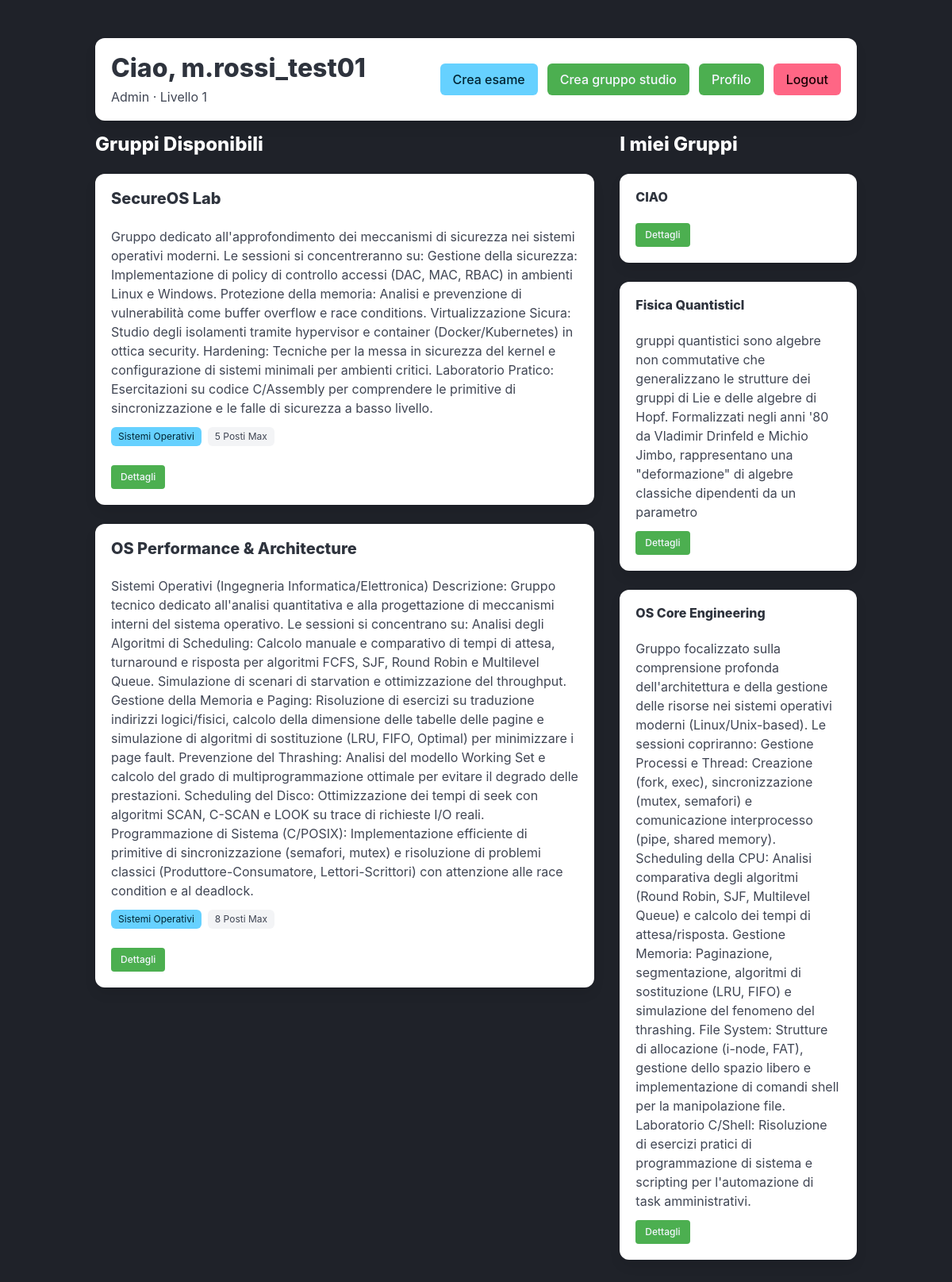
The app's page /home/ (signed in), older data.
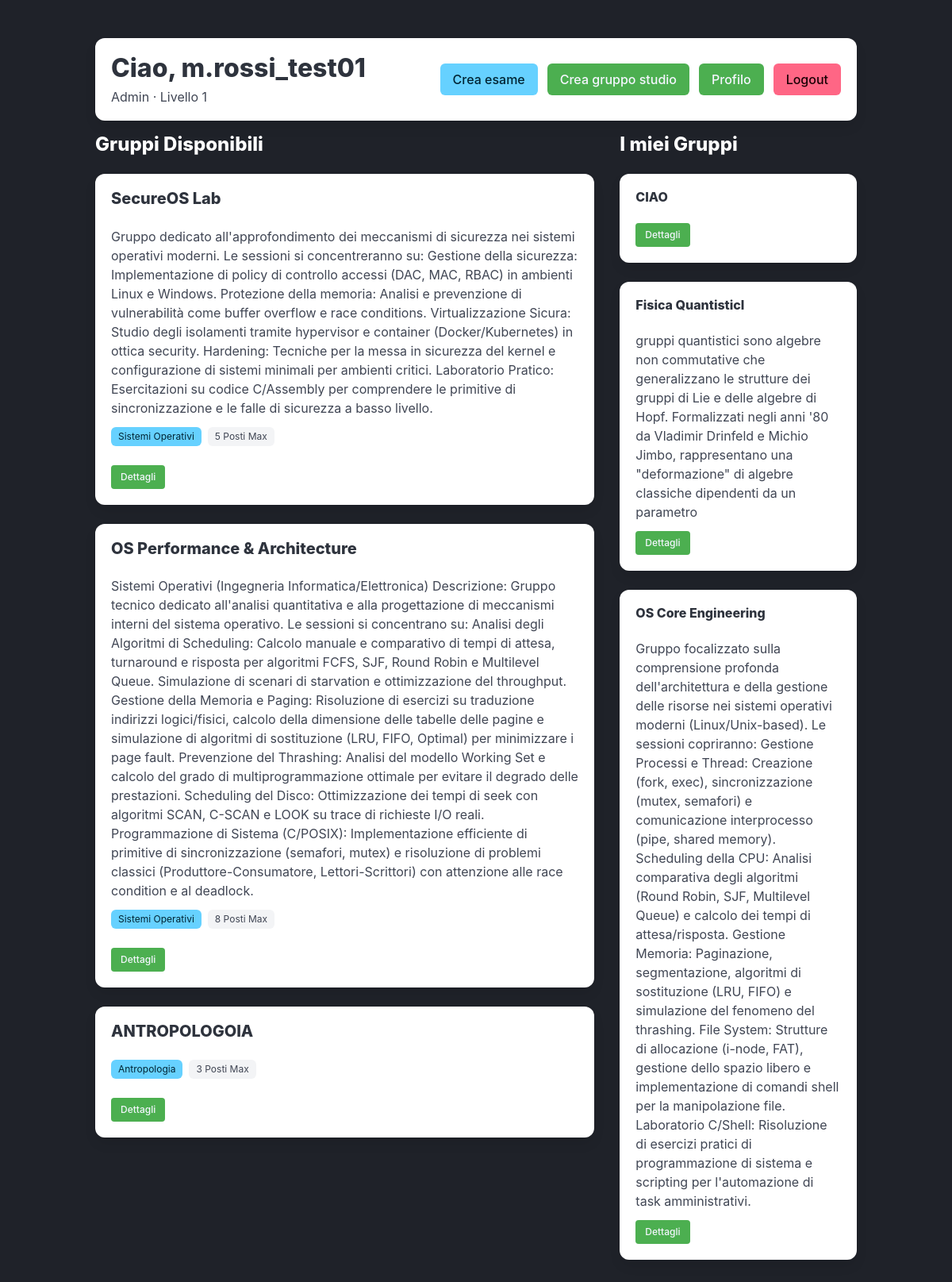
The same page, newer data.
### studymatch/models.py (models this page shows, shortened)
class Gruppo(models.Model):
    id_gruppo = models.SmallAutoField(primary_key=True)
    nome_gruppo = models.CharField(max_length=50)
    link_chat = models.TextField(null=True, blank=True)
    descrizione = models.TextField(null=True, blank=True, max_length=300)
    max_partecipanti = models.SmallIntegerField(default=5)

class Assegnazione(models.Model):
    id_esame = models.ForeignKey(Esame, on_delete=models.CASCADE, related_name="esame_gruppo")
    id_gruppo = models.ForeignKey(Gruppo, on_delete=models.CASCADE, related_name="gruppo_esame")
    periodo = models.DateTimeField()
    class Meta:
        unique_together = ('id_esame', 'id_gruppo')

class Esame(models.Model):
    id_esame = models.SmallAutoField(primary_key=True)
    nome_esame = models.CharField(max_length=50)
    corso = models.CharField(max_length=100)
    anno_corso = models.SmallIntegerField(default=1)
    semestre = models.SmallIntegerField(default=0)
    cfu = models.SmallIntegerField(default=0)

### studymatch/views.py (the view, shortened to what this page needs)
# urls.py: 2. Add a URL to urlpatterns:  path('', views.home, name='home')
def home(request, extra_content=None):
    user = request.session.get("user")
    ruolo = request.session.get("ruolo")
    if not user:
        return render(request, "login.html", {"error": "Sessione Scaduta"})
    user_valid = Utente.objects.filter(utente=user).first()
    if not user_valid:
        request.session.flush()
        return render(request, "login.html", {"error": "Utente non trovato"})
    gruppo = Gruppo.objects.all()
    esami = Esame.objects.all()
    if ruolo == "admin":
        admin = Admin.objects.filter(admin=user_valid).first()
        gruppi_admin = gruppo.filter(gruppo_admin__admin=admin).distinct()
        gruppi_disp = gruppo.exclude(gruppo_admin__admin=admin).distinct()
        context = {
            "utente": user_valid,
            "admin": admin,
            "grup_admin": gruppi_admin,
            "gruppi_disp": gruppi_disp,
            "ruolo": ruolo
        }
        if extra_content:
            context.update(extra_content)
        return render(request, "home.html", context)
    return render(request, "login.html", {"error": "Ruolo non valido"})

### templates/home.html (shortened to what the changed rows need)
{% extends "index.html" %}
{% block content %}
    <section class="section">
        <div class="container">
            <div class="box mb-4">
                <div class="columns is-vcentered is-variable is-2">
                    <div class="column">
                        {% if studente %}
                            <h1 class="title is-3 mb-2">
                                Ciao, {{ studente.studente.utente }}
                            </h1>
                            <p class="subtitle is-6 mb-0">
                                {{ studente.corso_laurea }}
                                &middot;
                                Anno di corso: {{ studente.anno_corso }}
                            </p>
                        {% elif admin %}
                            <h1 class="title is-3 mb-2">
                                Ciao, {{ admin.admin.utente }}
                            </h1>
                        {% endif %}
                    </div>
                </div>
            </div>
            <div class="columns is-variable is-4">
                {% if studente %}
                    <div class="column is-two-thirds">
                        <h2 class="title is-4 has-text-light-00">Gruppi Disponibili</h2>
                        {% for gruppo in grup_stud %}
                            <div class="box">
                                <h3 class="title is-5">{{ gruppo.nome_gruppo }}</h3>
                                {% if gruppo.descrizione %}
                                    <p class="mb-3">{{ gruppo.descrizione }}</p>
                                {% endif %}
                                <div class="tags mt-3">
                                    {% for assegnazione in gruppo.gruppo_esame.all %}
                                        <span class="tag is-info">{{ assegnazione.id_esame.nome_esame }}</span>
                                    {% endfor %}
                                    <span class="tag">{{ gruppo.max_partecipanti }} Posti Max</span>
                                </div>
                                <a href="{% url 'dettaglio_gruppo' gruppo.id_gruppo %}"
                                   class="button is-small is-link">
                                    Dettagli
                                </a>
                            </div>
                        {% empty %}
                            <div class="notification is-warning">
                                Non ci sono gruppi disponibili per il tuo anno di corso
                                <button class="delete" aria-label="chiudi"></button>
                            </div>
                        {% endfor %}
                    </div>
                    <div class="column">
                        <h2 class="title is-4 has-text-light-00">I miei Gruppi</h2>
                        {% for partecipazione in part_stud %}
                            <div class="box">
                                <h3 class="title is-6">{{ partecipazione.id_gruppo.nome_gruppo }}</h3>
                                <div class="tags">
                                    {% if partecipazione.stato %}
                                        <span class="tag is-success">Confermato</span>
                                    {% else %}
                                        <span class="tag is-warning">In Attesa</span>
                                    {% endif %}
                                </div>
                                <a href="{% url 'dettaglio_gruppo' partecipazione.id_gruppo.id_gruppo %}"
                                   class="button is-small is-link">
                                    Dettagli
                                </a>
                            </div>
                        {% empty %}
                            <div class="notification">
                                Non sei ancora iscritto a nessun gruppo.
                            </div>
                        {% endfor %}
                    </div>
                {% elif admin %}
                    <div class="column is-two-thirds">
                        <h2 class="title is-4 has-text-light-00">Gruppi Disponibili</h2>
                        {% for gruppo in gruppi_disp %}
                            <div class="box">
                                <h3 class="title is-5">{{ gruppo.nome_gruppo }}</h3>
                                {% if gruppo.descrizione %}
                                    <p class="mb-3">{{ gruppo.descrizione }}</p>
                                {% endif %}
                                <div class="tags mt-3">
                                    {% for assegnazione in gruppo.gruppo_esame.all %}
                                        <span class="tag is-info">{{ assegnazione.id_esame.nome_esame }}</span>
                                    {% endfor %}
                                    <span class="tag">{{ gruppo.max_partecipanti }} Posti Max</span>
                                </div>
                                <a href="{% url 'dettaglio_gruppo' gruppo.id_gruppo %}"
                                   class="button is-small is-link">
                                    Dettagli
                                </a>
                            </div>
                        {% empty %}
                            <div class="notification is-warning">
                                Non ci sono gruppi disponibili da gestire
                                <button class="delete" aria-label="chiudi"></button>
                            </div>
                        {% endfor %}
                    </div>
                    <div class="column">
                        <h2 class="title is-4 has-text-light-00">I miei Gruppi</h2>
                        {% for gruppo in grup_admin %}
                            <div class="box">
                                <h3 class="title is-6">{{ gruppo.nome_gruppo }}</h3>
                                {% if gruppo.descrizione %}
                                    <p class="mb-3">{{ gruppo.descrizione }}</p>
                                {% endif %}
                                <a href="{% url 'dettaglio_gruppo' gruppo.id_gruppo %}"
                                   class="button is-small is-link">
                                    Dettagli
                                </a>
                            </div>
                        {% empty %}
                            <div class="notification">
                                Non gestisci ancora nessun gruppo.
                            </div>
                        {% endfor %}
                    </div>
                {% endif %}
            </div>
        </div>
    </section>
{% endblock %}

Row changes from the older to the newer data that the page shows:
added Gruppo: nome_gruppo "ANTROPOLOGOIA", max_partecipanti "3", shown under "Gruppi Disponibili"
added Assegnazione: id_esame.nome_esame "Antropologia", shown under "ANTROPOLOGOIA"
